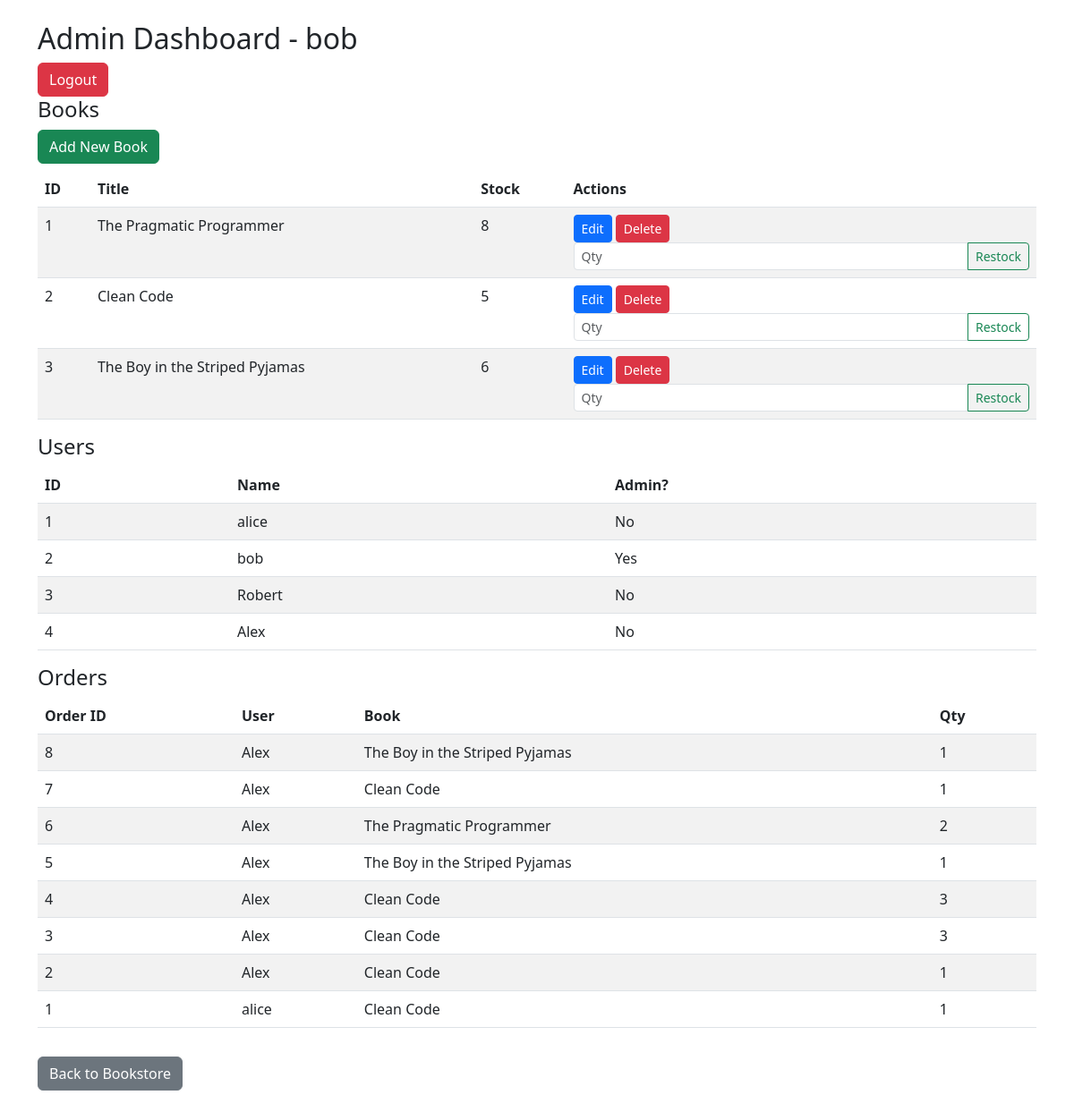
Before: /admin?user_id=2 with the older database file.
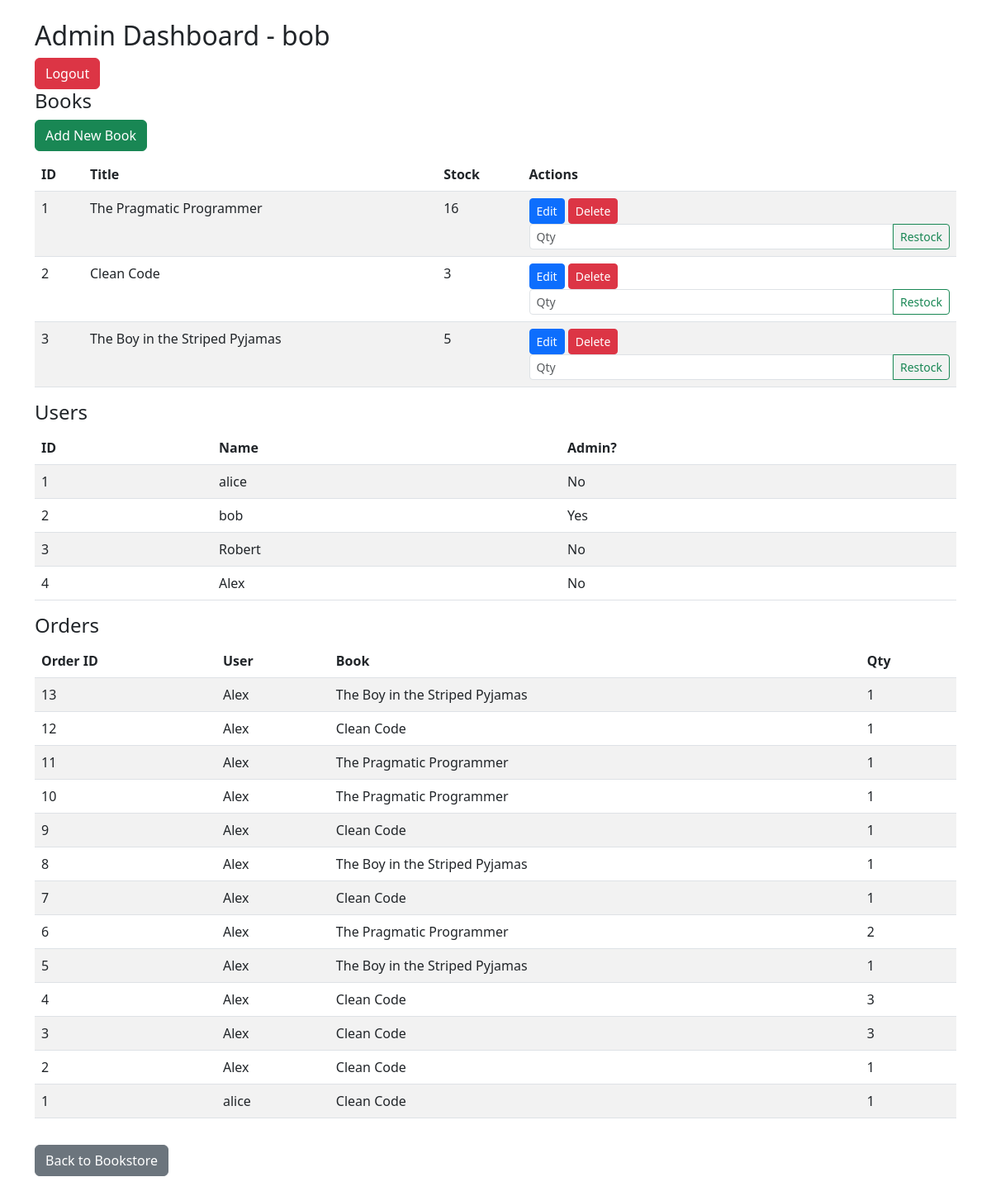
After: the same page with the newer database file.
### tables this page shows
CREATE TABLE users (
    id INTEGER PRIMARY KEY AUTOINCREMENT,
    name TEXT,
    password TEXT,
    is_admin INTEGER
, payment_method TEXT, address TEXT);

CREATE TABLE books (
    id INTEGER PRIMARY KEY AUTOINCREMENT,
    title TEXT,
    author TEXT,
    publisher TEXT,
    price REAL,
    category TEXT,
    isbn TEXT,
    stock INTEGER,
    image_url TEXT
);

CREATE TABLE orders (
    id INTEGER PRIMARY KEY AUTOINCREMENT,
    user_id INTEGER,
    book_id INTEGER,
    quantity INTEGER,
    FOREIGN KEY(user_id) REFERENCES users(id),
    FOREIGN KEY(book_id) REFERENCES books(id)
);

### app.py (the view)
@app.route('/admin')
def admin_dashboard():
    user_id = request.args.get('user_id')
    conn = get_db_connection()
    user = conn.execute('SELECT * FROM users WHERE id = ?', (user_id,)).fetchone()
    if not user or user['is_admin'] != 1:
        conn.close()
        return "Access denied."
    books = conn.execute('SELECT * FROM books').fetchall()
    users = conn.execute('SELECT * FROM users').fetchall()
    orders = conn.execute('''
        SELECT o.id, u.name AS customer, b.title, o.quantity
        FROM orders o
        JOIN users u ON o.user_id = u.id
        JOIN books b ON o.book_id = b.id
        ORDER BY o.id DESC
    ''').fetchall()
    conn.close()
    return render_template('admin.html', user=user, books=books, users=users, orders=orders)

### app.py (called while the page is built)
def get_db_connection():
    conn = sqlite3.connect('books.db')
    conn.row_factory = sqlite3.Row
    return conn

### templates/admin.html (shortened to what this page needs)
{% extends "layout.html" %}
{% block content %}
  <h2>Admin Dashboard - {{ user['name'] }}</h2>
  <a href="{{ url_for('logout') }}" class="btn btn-danger">Logout</a>
  <h4>Books</h4>
  <a href="{{ url_for('add_book', user_id=user['id']) }}" class="btn btn-success mb-2">Add New Book</a>
<table class="table table-striped">
  <thead>
    <tr><th>ID</th><th>Title</th><th>Stock</th><th>Actions</th></tr>
  </thead>
  <tbody>
    {% for book in books %}
      <tr>
        <td>{{ book['id'] }}</td>
        <td>{{ book['title'] }}</td>
        <td>{{ book['stock'] }}</td>
        <td>
          <a href="{{ url_for('edit_book', book_id=book['id'], user_id=user['id']) }}" class="btn btn-sm btn-primary">Edit</a>
          <a href="{{ url_for('delete_book', book_id=book['id'], user_id=user['id']) }}" class="btn btn-sm btn-danger" onclick="return confirm('Are you sure?')">Delete</a>
          <form method="post" action="{{ url_for('restock_book', book_id=book['id']) }}" class="d-inline ms-2" style="width: 150px;">
            <div class="input-group input-group-sm">
              <input type="number" class="form-control" name="amount" min="1" placeholder="Qty" required>
              <button class="btn btn-outline-success" type="submit">Restock</button>
            </div>
          </form>
        </td>
      </tr>
    {% endfor %}
  </tbody>
</table>
  <h4>Users</h4>
  <table class="table table-striped">
    <thead><tr><th>ID</th><th>Name</th><th>Admin?</th></tr></thead>
    <tbody>
      {% for u in users %}
        <tr><td>{{ u['id'] }}</td><td>{{ u['name'] }}</td><td>{{ 'Yes' if u['is_admin'] else 'No' }}</td></tr>
      {% endfor %}
    </tbody>
  </table>
  <h4>Orders</h4>
  <table class="table table-striped">
    <thead><tr><th>Order ID</th><th>User</th><th>Book</th><th>Qty</th></tr></thead>
    <tbody>
      {% for o in orders %}
        <tr>
          <td>{{ o['id'] }}</td>
          <td>{{ o['customer'] }}</td>
          <td>{{ o['title'] }}</td>
          <td>{{ o['quantity'] }}</td>
        </tr>
      {% endfor %}
    </tbody>
  </table>
  <a href="{{ url_for('book_list', user_id=user['id']) }}" class="btn btn-secondary mt-3">Back to Bookstore</a>
{% endblock %}

### templates/layout.html (shortened to what this page needs)
<!DOCTYPE html>
<html>
<head>
  <link rel="stylesheet" href="https://cdn.jsdelivr.net/npm/bootstrap@5.3.0/dist/css/bootstrap.min.css">
</head>
<body class="p-4">
  <div class="container">
    {% block content %}{% endblock %}
  </div>
</body>
</html>

Changed rows visible on the page:
changed books "The Pragmatic Programmer": stock "8" → "16"
changed books "Clean Code": stock "5" → "3"
changed books "The Boy in the Striped Pyjamas": stock "6" → "5"
added orders: id "13", customer "Alex", title "The Boy in the Striped Pyjamas", quantity "1"
added orders: id "12", customer "Alex", title "Clean Code", quantity "1"
added orders: id "11", customer "Alex", title "The Pragmatic Programmer", quantity "1"
added orders: id "10", customer "Alex", title "The Pragmatic Programmer", quantity "1"
added orders: id "9", customer "Alex", title "Clean Code", quantity "1"
